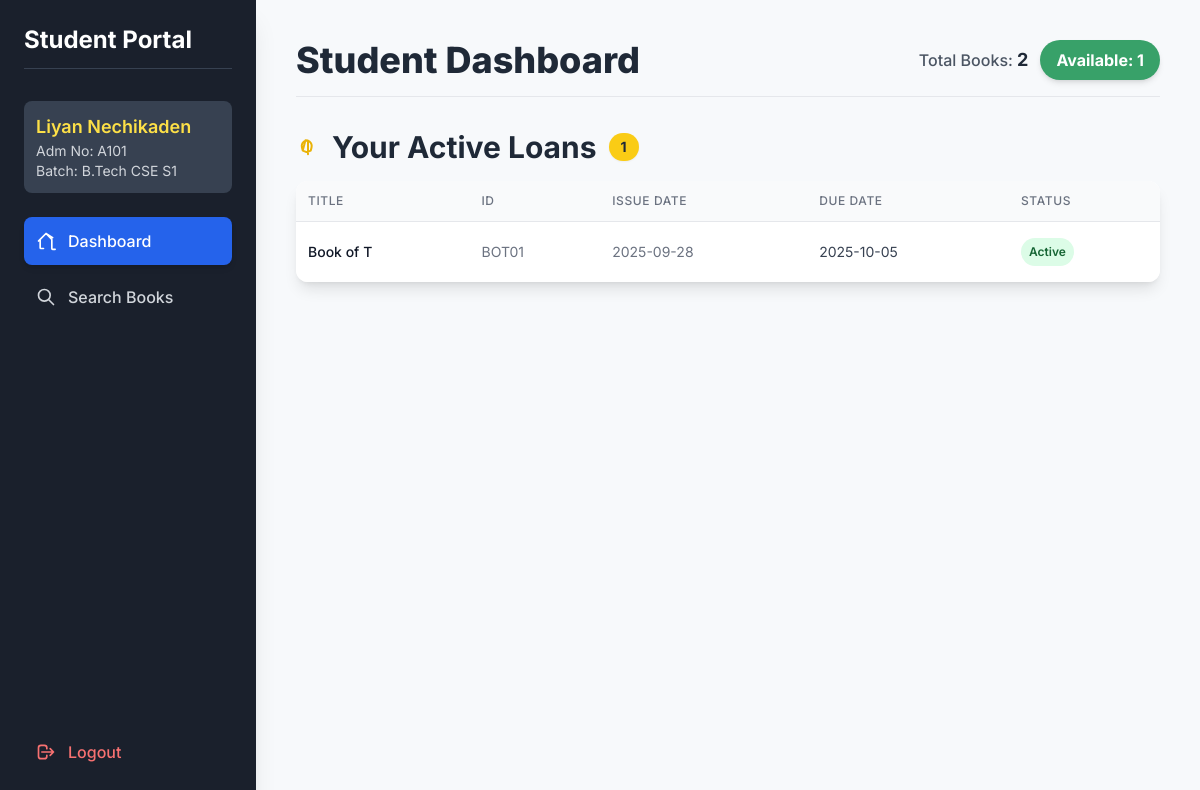
Screenshot of /student_dashboard (signed in) with the database file from the repository.
### tables this page shows
CREATE TABLE students (
                            id INTEGER PRIMARY KEY AUTOINCREMENT,
                            admission_no TEXT UNIQUE NOT NULL,
                            name TEXT NOT NULL,
                            batch TEXT NOT NULL
                        );

CREATE TABLE transactions (
                            id INTEGER PRIMARY KEY AUTOINCREMENT,
                            book_id INTEGER, 
                            student_id INTEGER, 
                            issue_date TEXT NOT NULL,
                            due_date TEXT NOT NULL,  
                            return_date TEXT,
                            FOREIGN KEY(book_id) REFERENCES books(id) ON DELETE SET NULL,
                            FOREIGN KEY(student_id) REFERENCES students(id) ON DELETE SET NULL
                        );

### app.py (the view)
@app.route('/student_dashboard')
@student_login_required
def student_dashboard():
    student_adm_no = session.get('student_adm_no')
    with get_connection() as conn:
        active_loans = conn.execute("""
            SELECT t.id, t.issue_date, t.due_date,
                   COALESCE(b.name, '[DELETED BOOK]') AS book_name,
                   COALESCE(b.custom_id, '-') AS custom_id,
                   t.due_date < date('now') AS is_overdue
            FROM transactions t
            JOIN students s ON t.student_id = s.id
            LEFT JOIN books b ON t.book_id = b.id
            WHERE s.admission_no = ? AND t.return_date IS NULL
            ORDER BY t.due_date ASC
        """, (student_adm_no,)).fetchall()
        book_availability = conn.execute("""
            SELECT SUM(CASE WHEN available = 1 THEN 1 ELSE 0 END) AS available_count,
                   COUNT(id) AS total_count
            FROM books
        """).fetchone()
        student_info = conn.execute("SELECT name, batch FROM students WHERE admission_no=?", (student_adm_no,)).fetchone()
    return render_template('student_dashboard.html',
                           active_loans=active_loans,
                           availability=book_availability,
                           student_info=student_info)

### app.py (called while the page is built)
def get_connection():
    return SQLiteContext(DB_NAME)

def student_login_required(f):
    @wraps(f)
    def decorated_function(*args, **kwargs):
        if not session.get('student_logged_in'):
            flash('Please log in to access the student portal.', 'danger')
            return redirect(url_for('student_login'))
        return f(*args, **kwargs)
    return decorated_function

    def __enter__(self):
        self.conn = sqlite3.connect(self.db_name)
        self.conn.row_factory = sqlite3.Row
        self.conn.execute('PRAGMA foreign_keys = ON;')
        return self.conn

    def __exit__(self, exc_type, exc_val, exc_tb):
        if exc_type is None and self.conn:
            self.conn.commit()
        if self.conn:
            self.conn.close()
        return False

### templates/student_dashboard.html (shortened to what this page needs)
<!DOCTYPE html>
<html lang="en">
<head>
    <script src="https://cdn.tailwindcss.com"></script>
</head>
<body class="min-h-screen">
    <div class="app-container">
        <div class="sidebar w-full md:w-64 p-4 md:p-6 shadow-xl md:flex md:flex-col md:justify-between md:h-screen flex-shrink-0">
            <div class="md:sticky md:top-0">
                <h2 class="text-2xl font-bold text-white mb-4 md:mb-8 border-b border-gray-700 pb-3">Student Portal</h2>
                {% if student_info %}
                <div class="text-gray-300 mb-6 p-3 bg-gray-700 rounded-lg">
                    <p class="font-semibold text-lg text-yellow-300">{{ student_info.name }}</p>
                    <p class="text-sm">Adm No: {{ session.student_adm_no }}</p>
                    <p class="text-sm">Batch: {{ student_info.batch }}</p>
                </div>
                {% endif %}
                <nav class="flex flex-col md:block space-y-2">
                    <a href="{{ url_for('student_dashboard') }}" class="nav-link flex items-center p-3 rounded-lg text-white bg-blue-600 font-medium shadow-md">
                        <svg class="w-5 h-5 mr-3" fill="none" stroke="currentColor" viewBox="0 0 24 24" xmlns="http://www.w3.org/2000/svg"><path stroke-linecap="round" stroke-linejoin="round" stroke-width="2" d="M3 12l2-2m0 0l7-7 7 7M5 10v10a1 1 0 001 1h3m10-10v10a1 1 0 001 1h3m-3-14L12 3l-7 7"></path></svg>
                        Dashboard
                    </a>
                    <a href="{{ url_for('student_search_books') }}" class="nav-link flex items-center p-3 rounded-lg text-gray-300 font-medium hover:bg-gray-700">
                        <svg class="w-5 h-5 mr-3" fill="none" stroke="currentColor" viewBox="0 0 24 24" xmlns="http://www.w3.org/2000/svg"><path stroke-linecap="round" stroke-linejoin="round" stroke-width="2" d="M21 21l-6-6m2-5a7 7 0 11-14 0 7 7 0 0114 0z"></path></svg>
                        Search Books
                    </a>
                </nav>
            </div>
            <a href="{{ url_for('student_logout') }}" class="hidden md:flex items-center p-3 rounded-lg text-red-400 font-medium hover:bg-gray-700 mt-6">
                <svg class="w-5 h-5 mr-3" fill="none" stroke="currentColor" viewBox="0 0 24 24" xmlns="http://www.w3.org/2000/svg"><path stroke-linecap="round" stroke-linejoin="round" stroke-width="2" d="M17 16l4-4m0 0l-4-4m4 4H7m6 4v1a3 3 0 01-3 3H6a3 3 0 01-3-3V7a3 3 0 013-3h4a3 3 0 013 3v1"></path></svg>
                Logout
            </a>
        </div>
        <div class="p-4 sm:p-6 md:flex-grow md:p-10">
            <header class="mb-6 md:mb-8 flex flex-col md:flex-row justify-between items-start md:items-center pb-4 border-b border-gray-200">
                <h1 class="text-3xl sm:text-4xl font-extrabold text-gray-800 mb-2 md:mb-0">Student Dashboard</h1>
                {% if availability %}
                <div class="flex flex-wrap gap-3 items-center">
                    <span class="text-gray-600 font-medium">Total Books: <span class="text-lg font-bold text-gray-800">{{ availability.total_count }}</span></span>
                    <span class="px-4 py-2 rounded-full status-badge-available text-base font-bold shadow-md">Available: {{ availability.available_count }}</span>
                </div>
                {% endif %}
            </header>
            <div class="mt-8">
                <h2 class="text-2xl sm:text-3xl font-bold text-gray-800 mb-4 flex items-center">
                    Your Active Loans
                    {% if active_loans|length > 0 %}
                        <span class="ml-3 px-3 py-1 bg-yellow-400 text-gray-800 text-sm font-bold rounded-full shadow-sm">{{ active_loans|length }}</span>
                    {% endif %}
                </h2>
                {% if active_loans|length > 0 %}
                    <div class="overflow-x-auto bg-white rounded-xl shadow-lg">
                        <table class="min-w-full divide-y divide-gray-200">
                            <thead class="bg-gray-50">
                                <tr>
                                    <th class="px-3 py-3 text-left text-xs font-medium text-gray-500 uppercase tracking-wider">Title</th>
                                    <th class="px-3 py-3 text-left text-xs font-medium text-gray-500 uppercase tracking-wider">ID</th>
                                    <th class="px-3 py-3 text-left text-xs font-medium text-gray-500 uppercase tracking-wider">Issue Date</th>
                                    <th class="px-3 py-3 text-left text-xs font-medium text-gray-500 uppercase tracking-wider">Due Date</th>
                                    <th class="px-3 py-3 text-left text-xs font-medium text-gray-500 uppercase tracking-wider">Status</th>
                                </tr>
                            </thead>
                            <tbody class="bg-white divide-y divide-gray-200">
                                {% for loan in active_loans %}
                                <tr class="hover:bg-gray-50 {% if loan.is_overdue %} overdue {% endif %}">
                                    <td class="px-3 py-4 text-sm font-medium text-gray-900">{{ loan.book_name }}</td>
                                    <td class="px-3 py-4 text-sm text-gray-500">{{ loan.custom_id }}</td>
                                    <td class="px-3 py-4 text-sm text-gray-500">{{ loan.issue_date }}</td>
                                    <td class="px-3 py-4 text-sm
                                        {% if loan.is_overdue %} overdue-text font-bold {% else %} text-gray-700 {% endif %}">
                                        {{ loan.due_date }}
                                    </td>
                                    <td class="px-3 py-4 text-sm">
                                        {% if loan.is_overdue %}
                                            <span class="px-2 py-1 inline-flex text-xs leading-5 font-semibold rounded-full bg-red-100 text-red-800">OVERDUE!</span>
                                        {% else %}
                                            <span class="px-2 py-1 inline-flex text-xs leading-5 font-semibold rounded-full bg-green-100 text-green-800">Active</span>
                                        {% endif %}
                                    </td>
                                </tr>
                                {% endfor %}
                            </tbody>
                        </table>
                    </div>
                {% else %}
                    <div class="p-6 bg-blue-50 border border-blue-200 text-blue-800 rounded-xl text-center shadow-inner">
                        <p class="font-semibold">You currently have no books issued. Head over to Search Books to find something new!</p>
                    </div>
                {% endif %}
            </div>
        </div>
    </div>
</body>
</html>

### templates/student_dashboard.html (style rules this page uses)
body { font-family: 'Inter', sans-serif; background-color: #f7f9fb; }
.sidebar { background-color: #1a202c; }
.nav-link { transition: background-color 0.2s; }
.status-badge-available { background-color: #38a169; color: white; }
@media (min-width: 768px) { .app-container { display: flex; } }

### rows the page displays
students: name "Liyan Nechikaden", batch "B.Tech CSE S1"
transactions: book_name "Book of T", custom_id "BOT01", issue_date "2025-09-28", due_date "2025-10-05"

### other values shown
{{ session.student_adm_no }} "A101"
{{ availability.total_count }} "2"
{{ availability.available_count }} "1"
{{ active_loans|length }} "1"
